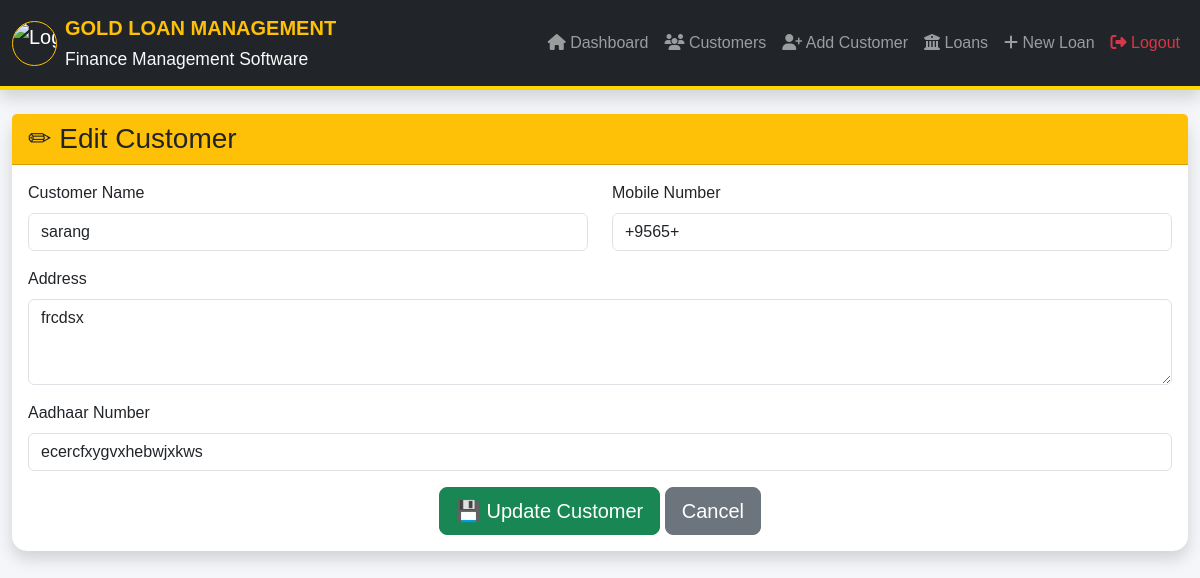
The page /edit_customer/2 on the database its author committed.
### tables this page shows
CREATE TABLE customers(

    id INTEGER PRIMARY KEY AUTOINCREMENT,

    name TEXT NOT NULL,

    mobile TEXT NOT NULL,

    email TEXT,

    dob TEXT,

    gender TEXT,

    occupation TEXT,
    
    address TEXT ,

    aadhaar TEXT ,

    nominee_name TEXT,

    nominee_relation TEXT,

    nominee_mobile TEXT,

    photo TEXT,

    remarks TEXT

);

### app.py (the view, shortened to what this page needs)
@app.route("/edit_customer/<int:id>", methods=["GET","POST"])
def edit_customer(id):
    conn = get_connection()
    cur = conn.cursor()
    cur.execute("SELECT * FROM customers WHERE id=?", (id,))
    customer = cur.fetchone()
    conn.close()
    return render_template("edit_customer.html", customer=customer)

### database.py (called while the page is built)
def get_connection():
    conn = sqlite3.connect(DATABASE)
    conn.row_factory = sqlite3.Row
    return conn

### templates/edit_customer.html
{% extends "base.html" %}
{% block content %}
<div class="card shadow">
    <div class="card-header bg-warning">
        <h3 class="mb-0">
            ✏ Edit Customer
        </h3>
    </div>
    <div class="card-body">
        <form method="POST">
            <div class="row">
                <div class="col-md-6 mb-3">
                    <label class="form-label">
                        Customer Name
                    </label>
                    <input
                        type="text"
                        name="name"
                        class="form-control"
                        value="{{ customer['name'] }}"
                        required>
                </div>
                <div class="col-md-6 mb-3">
                    <label class="form-label">
                        Mobile Number
                    </label>
                    <input
                        type="text"
                        name="mobile"
                        class="form-control"
                        value="{{ customer['mobile'] }}"
                        maxlength="10"
                        required>
                </div>
            </div>
            <div class="mb-3">
                <label class="form-label">
                    Address
                </label>
                <textarea
                    name="address"
                    rows="3"
                    class="form-control"
                    required>{{ customer['address'] }}</textarea>
            </div>
            <div class="mb-3">
                <label class="form-label">
                    Aadhaar Number
                </label>
                <input
                    type="text"
                    name="aadhaar"
                    class="form-control"
                    value="{{ customer['aadhaar'] }}"
                    maxlength="12"
                    required>
            </div>
            <div class="text-center">
                <button
                    type="submit"
                    class="btn btn-success btn-lg">
                    💾 Update Customer
                </button>
                <a href="{{ url_for('customers') }}"
                   class="btn btn-secondary btn-lg">
                    Cancel
                </a>
            </div>
        </form>
    </div>
</div>
{% endblock %}

### static/style.css (style rules this page uses)
body { background:#f4f6f9; font-family:Arial,Helvetica,sans-serif; }
.card { border:none; border-radius:15px; box-shadow:0 4px 15px rgba(0,0,0,.1); }
.card-header { font-weight:bold; }
.btn { border-radius:8px; }
.btn-success { background:#198754; }

### rows shown on the page
customers: name "sarang", mobile "+9565+", address "frcdsx", aadhaar "ecercfxygvxhebwjxkws"
